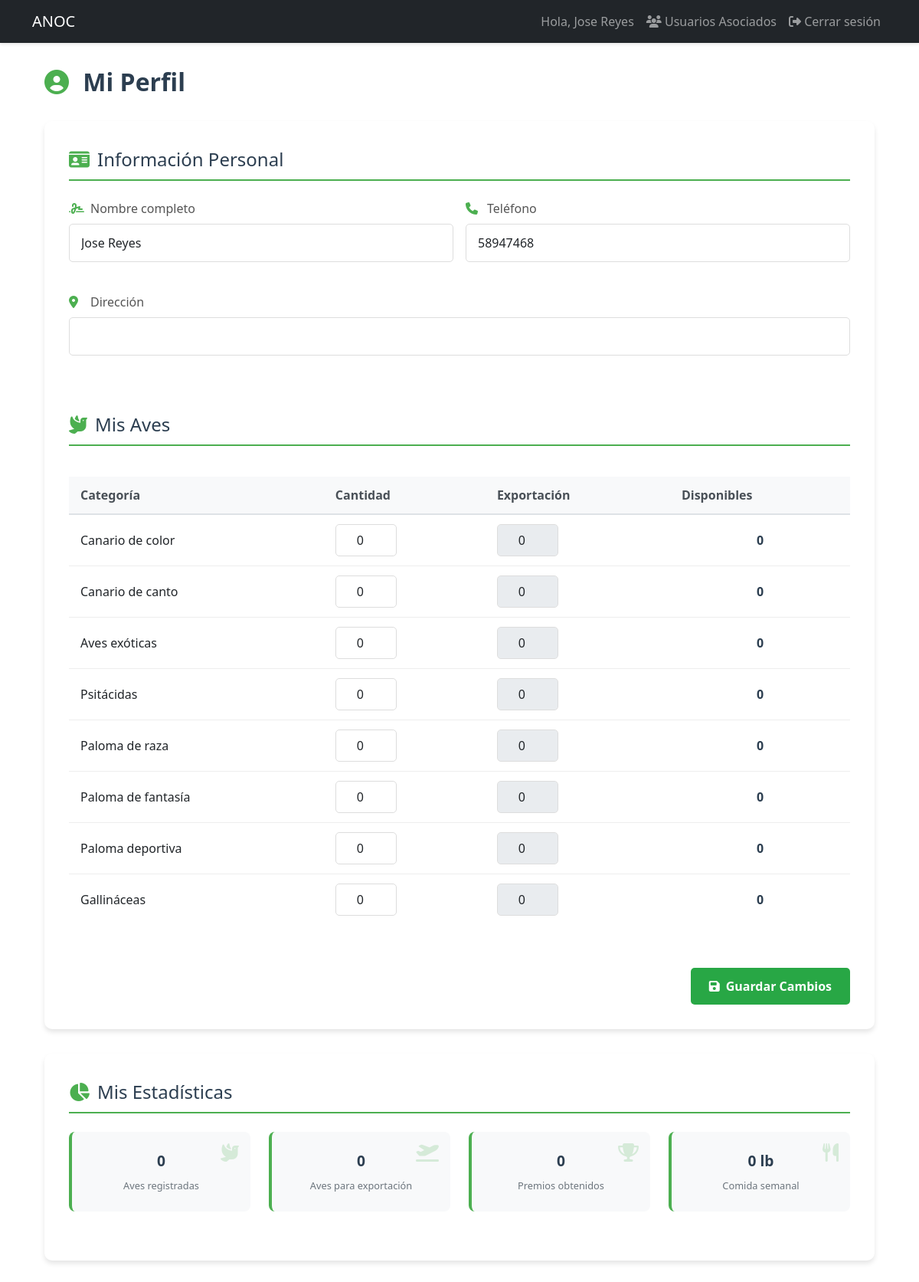
The page /profile (signed in) on the database its author committed.
### models.py (models this page shows, shortened)
class User(UserMixin, db.Model):
    id = db.Column(db.Integer, primary_key=True)
    username = db.Column(db.String(80), unique=True, nullable=False, index=True)
    email = db.Column(db.String(120), unique=True, nullable=False, index=True)
    password_hash = db.Column(db.String(128))
    role = db.Column(db.String(20), default='user')  # 'admin', 'specialist', 'dependiente', 'user'
    is_associated = db.Column(db.Boolean, default=False, nullable=False)
    full_name = db.Column(db.String(100), nullable=False)
    phone = db.Column(db.String(20), nullable=False)
    profile_image = db.Column(db.String(255))  # Ruta de la imagen de perfil
    last_login = db.Column(db.DateTime)  # Fecha del último inicio de sesión
    is_active = db.Column(db.Boolean, default=True)  # Para manejar cuentas activas/inactivas
    address = db.Column(db.String(200))  # Nuevo campo para dirección
    birds = db.relationship('UserBirds', backref='user', lazy=True, cascade='all, delete-orphan')
    awards = db.relationship('Award', backref='user', lazy=True, cascade='all, delete-orphan')

class BirdCategory(db.Model):
    id = db.Column(db.Integer, primary_key=True)
    name = db.Column(db.String(100), nullable=False, unique=True)
    parent_category = db.Column(db.String(100))  # Para jerarquías
    resource_needs = db.Column(db.Text)
    description = db.Column(db.Text)  # Descripción más detallada
    birds = db.relationship('UserBirds', backref='category', lazy=True)

### app.py (the view, shortened to what this page needs)
@app.route('/profile', methods=['GET', 'POST'])
@login_required
def profile():
    categories = db.session.execute(select(BirdCategory)).scalars()
    return render_template('user/profile.html', categories=categories)

### app.py (called while the page is built)
@login_manager.user_loader
def load_user(user_id):
    return db.session.get(User, int(user_id))

### templates/user/profile.html (shortened to what this page needs)
{% extends "base.html" %}
{% block content %}
<div class="profile-container">
    <div class="profile-header">
        <h2><i class="fas fa-user-circle"></i> Mi Perfil</h2>
    </div>
    <div class="profile-card">
        <form method="POST" action="{{ url_for('profile') }}" id="profile-form">
            <div class="section-title">
                <i class="fas fa-id-card"></i> Información Personal
            </div>
            <div class="row g-3">
                <div class="col-md-6">
                    <div class="form-group">
                        <label><i class="fas fa-signature"></i> Nombre completo</label>
                        <input type="text" class="form-control" name="full_name"
                               value="{{ current_user.full_name }}" required>
                    </div>
                </div>
                <div class="col-md-6">
                    <div class="form-group">
                        <label><i class="fas fa-phone"></i> Teléfono</label>
                        <input type="tel" class="form-control" name="phone"
                               value="{{ current_user.phone }}" required>
                    </div>
                </div>
                <div class="col-12">
                    <div class="form-group">
                        <label><i class="fas fa-map-marker-alt"></i> Dirección</label>
                        <input type="text" class="form-control" name="address"
                               value="{{ current_user.address or '' }}" required>
                    </div>
                </div>
            </div>
            <div class="section-title mt-5">
                <i class="fas fa-dove"></i> Mis Aves
            </div>
            <div class="table-responsive">
                <table class="birds-table">
                    <thead>
                        <tr>
                            <th>Categoría</th>
                            <th>Cantidad</th>
                            <th>Exportación</th>
                            <th>Disponibles</th>
                        </tr>
                    </thead>
                    <tbody>
                        {% for category in categories %}
                        <tr>
                            <td>{{ category.name }}</td>
                            <td>
                                {% set user_bird = current_user.birds|selectattr('category_id', 'equalto', category.id)|first %}
                                <input type="number" class="form-control quantity-input"
                                       name="category_{{ category.id }}"
                                       value="{{ user_bird.quantity if user_bird else 0 }}"
                                       min="0"
                                       data-category="{{ category.id }}"
                                       oninput="updateExportField(this)">
                            </td>
                            <td>
                                {% set user_bird = current_user.birds|selectattr('category_id', 'equalto', category.id)|first %}
                                <input type="number" class="form-control export-input"
                                       name="export_{{ category.id }}"
                                       value="{{ user_bird.export_quantity if user_bird else 0 }}"
                                       min="0"
                                       max="{{ user_bird.quantity if user_bird else 0 }}"
                                       data-category="{{ category.id }}"
                                       {% if not user_bird or user_bird.quantity <= 0 %}disabled{% endif %}>
                            </td>
                            <td class="available-cell">
                                <span id="available-{{ category.id }}">
                                    {{ (user_bird.quantity - user_bird.export_quantity) if user_bird else 0 }}
                                </span>
                            </td>
                        </tr>
                        {% endfor %}
                    </tbody>
                </table>
            </div>
            <div class="form-footer">
                <button type="submit" class="btn-save">
                    <i class="fas fa-save"></i> Guardar Cambios
                </button>
            </div>
        </form>
    </div>
    <div class="stats-card">
        <div class="section-title">
            <i class="fas fa-chart-pie"></i> Mis Estadísticas
        </div>
        <div class="stats-grid">
            <div class="stat-item">
                <div class="stat-value">{{ current_user.birds|sum(attribute='quantity') }}</div>
                <div class="stat-label">Aves registradas</div>
                <i class="stat-icon fas fa-dove"></i>
            </div>
            <div class="stat-item">
                <div class="stat-value">{{ current_user.birds|sum(attribute='export_quantity') }}</div>
                <div class="stat-label">Aves para exportación</div>
                <i class="stat-icon fas fa-plane-departure"></i>
            </div>
            <div class="stat-item">
                <div class="stat-value">{{ current_user.awards|length }}</div>
                <div class="stat-label">Premios obtenidos</div>
                <i class="stat-icon fas fa-trophy"></i>
            </div>
            <div class="stat-item">
                <div class="stat-value">{{ current_user.birds|sum(attribute='food_required') }} lb</div>
                <div class="stat-label">Comida semanal</div>
                <i class="stat-icon fas fa-utensils"></i>
            </div>
        </div>
    </div>
</div>
{% endblock %}

### templates/base.html (shortened to what this page needs)
<!DOCTYPE html>
<html lang="es">
<head>
    <link href="https://cdn.jsdelivr.net/npm/bootstrap@5.3.0/dist/css/bootstrap.min.css" rel="stylesheet">
    <link href="https://cdnjs.cloudflare.com/ajax/libs/font-awesome/6.4.0/css/all.min.css" rel="stylesheet">
    <link rel="stylesheet" href="{{ url_for('static', filename='css/styles.css') }}">
</head>
<body>
    <nav class="navbar navbar-expand-lg navbar-dark bg-dark">
        <div class="container">
            <a class="navbar-brand" href="{{ url_for('dashboard') }}">ANOC</a>
            <div class="collapse navbar-collapse" id="navbarNav">
                <ul class="navbar-nav">
                    {% if current_user.is_authenticated %}
                        <li class="nav-item">
                            <span class="nav-link">Hola, {{ current_user.full_name }}</span>
                        </li>
                        {% if current_user.is_authenticated and current_user.role in ['specialist', 'dependiente'] %}
                        <li class="nav-item">
                            <a class="nav-link" href="{{ url_for('specialist_users') }}">
                                <i class="fas fa-users"></i> Usuarios Asociados
                            </a>
                        </li>
                    {% endif %}
                        <li class="nav-item">
                            <a class="nav-link" href="{{ url_for('logout') }}">
                                <i class="fas fa-sign-out-alt"></i> Cerrar sesión
                            </a>
                        </li>
                    {% else %}
                        <li class="nav-item">
                            <a class="nav-link" href="{{ url_for('login') }}">
                                <i class="fas fa-sign-in-alt"></i> Iniciar sesión
                            </a>
                        </li>
                    {% endif %}
                </ul>
            </div>
        </div>
    </nav>
    <div class="container mt-4">
        {% block content %}{% endblock %}
    </div>
</body>
</html>

### static/css/styles.css (style rules this page uses)
.navbar { box-shadow: 0 2px 4px rgba(0,0,0,0.1); }
.form-group { margin-bottom: 1.5rem; }
.form-group label { display: block; margin-bottom: 0.5rem; font-weight: 500; color: #555; }
.form-control { width: 100%; padding: 12px 15px; border: 1px solid #ddd; border-radius: 5px; font-size: 1rem; }
.profile-container { max-width: 1200px; margin: 2rem auto; padding: 0 1rem; }
.profile-header { display: flex; justify-content: space-between; align-items: center; margin-bottom: 2rem; }
.profile-header h2 { color: #2c3e50; font-weight: 700; font-size: 2rem; margin: 0; }
.profile-header h2 i { color: #4CAF50; margin-right: 10px; }
.profile-card, .stats-card { background: white; border-radius: 10px; box-shadow: 0 4px 6px rgba(0, 0, 0, 0.1); padding: 2rem; margin-bottom: 2rem; }
.section-title { font-size: 1.5rem; color: #2c3e50; margin-bottom: 1.5rem; padding-bottom: 0.5rem; border-bottom: 2px solid #4CAF50; display: flex; align-items: center; }
.section-title i { margin-right: 10px; color: #4CAF50; }
.form-group label { display: block; margin-bottom: 0.5rem; font-weight: 500; color: #555; display: flex; align-items: center; }
.form-group label i { margin-right: 8px; width: 20px; color: #4CAF50; }
.birds-table { width: 100%; border-collapse: collapse; margin: 1rem 0; }
.birds-table th { background-color: #4CAF50; color: white; padding: 12px; text-align: left; }
.birds-table td { padding: 12px; border-bottom: 1px solid #eee; vertical-align: middle; }
.birds-table tr:last-child td { border-bottom: none; }
.birds-table input[type="number"] { width: 80px; text-align: center; padding: 8px; }
.available-cell { font-weight: 600; color: #2c3e50; text-align: center; }
.form-footer { display: flex; justify-content: flex-end; margin-top: 2rem; }
.btn-save { background-color: #4CAF50; color: white; border: none; padding: 12px 24px; border-radius: 5px; font-size: 1rem; font-weight: 600; cursor: pointer; display: flex; align-items: center; gap: 8px; }
.stats-grid { display: grid; grid-template-columns: repeat(auto-fit, minmax(200px, 1fr)); gap: 1.5rem; margin-top: 1.5rem; }
.stat-item { background: #f8f9fa; border-radius: 8px; padding: 1.5rem; text-align: center; position: relative; overflow: hidden; border-left: 4px solid #4CAF50; }
.stat-value { font-size: 2rem; font-weight: 700; color: #2c3e50; margin-bottom: 0.5rem; }
.stat-label { font-size: 0.9rem; color: #6c757d; }
.stat-icon { position: absolute; top: 15px; right: 15px; font-size: 1.5rem; color: rgba(76, 175, 80, 0.2); }
:root { --primary-color: #2c3e50; --secondary-color: #4CAF50; --light-gray: #f8f9fa; --medium-gray: #e9ecef; --dark-gray: #6c757d; --text-color: #495057; --white: #ffffff; }
.stat-item { display: flex; flex-direction: column; align-items: center; }
.stat-value { font-size: 1.5rem; font-weight: 700; color: #2c3e50; }
.stat-label { font-size: 0.8rem; color: #6c757d; }
.birds-table { width: 100%; border-collapse: collapse; margin-bottom: 1.5rem; }
.birds-table th { background-color: #f8f9fa; color: #495057; padding: 12px 15px; text-align: left; font-weight: 600; border-bottom: 2px solid #dee2e6; }
.birds-table td { padding: 12px 15px; border-bottom: 1px solid #eee; vertical-align: middle; }
.stats-grid { display: grid; grid-template-columns: repeat(auto-fit, minmax(220px, 1fr)); gap: 1.5rem; margin-bottom: 2rem; }
.btn-save { background-color: #28a745; color: white; border: none; }
.stat-item .stat-value { font-size: 1.2rem; font-weight: bold; }
.stat-item .stat-label { font-size: 0.8rem; color: #6c757d; }

### rows shown on the page
User: full_name "Jose Reyes", phone "58947468"
BirdCategory: name "Canario de color", quantity "0", export_quantity "0"
BirdCategory: name "Canario de canto", quantity "0", export_quantity "0"
BirdCategory: name "Aves exóticas", quantity "0", export_quantity "0"
BirdCategory: name "Psitácidas", quantity "0", export_quantity "0"
BirdCategory: name "Paloma de raza", quantity "0", export_quantity "0"
BirdCategory: name "Paloma de fantasía", quantity "0", export_quantity "0"
BirdCategory: name "Paloma deportiva", quantity "0", export_quantity "0"
BirdCategory: name "Gallináceas", quantity "0", export_quantity "0"

### other values the page prints
{{ current_user.birds|sum(attribute='quantity') }} "0"
{{ current_user.birds|sum(attribute='export_quantity') }} "0"
{{ current_user.awards|length }} "0"
{{ current_user.birds|sum(attribute='food_required') }} "0"
